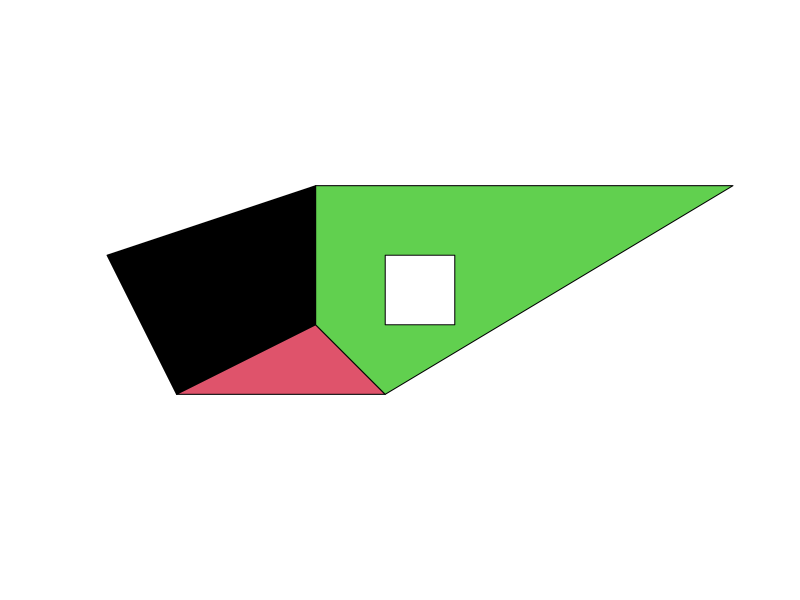
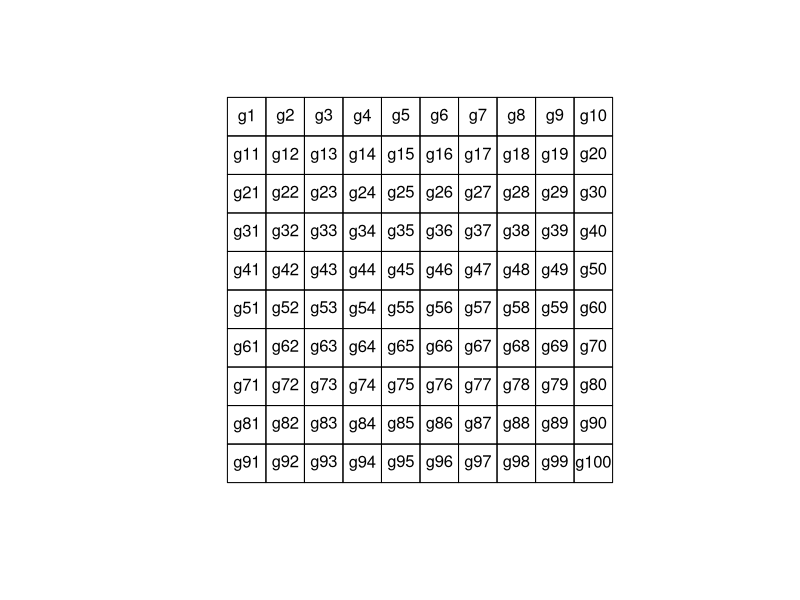

Here is the R script that generated these plots, in order:
library(sp)


### Name: SpatialPolygons-class
### Title: Class "SpatialPolygons"
### Aliases: SpatialPolygons-class [,SpatialPolygons-method
###   as.data.frame.SpatialPolygons
###   as.SpatialPolygonsDataFrame.SpatialPolygons
###   coerce,SpatialPolygons,SpatialPolygonsDataFrame-method
###   plot,SpatialPolygons,missing-method summary,SpatialPolygons-method
###   rbind.SpatialPolygons coerce,Polygons,Lines-method
###   coerce,SpatialPolygons,SpatialLines-method
###   coerce,deldir,SpatialPolygons-method row.names.SpatialPolygons
###   get_Polypath set_Polypath get_PolypathRule set_PolypathRule
### Keywords: classes

### ** Examples

# simple example, from vignette("sp"):
Sr1 = Polygon(cbind(c(2,4,4,1,2),c(2,3,5,4,2)))
Sr2 = Polygon(cbind(c(5,4,2,5),c(2,3,2,2)))
Sr3 = Polygon(cbind(c(4,4,5,10,4),c(5,3,2,5,5)))
Sr4 = Polygon(cbind(c(5,6,6,5,5),c(4,4,3,3,4)), hole = TRUE)

Srs1 = Polygons(list(Sr1), "s1")
Srs2 = Polygons(list(Sr2), "s2")
Srs3 = Polygons(list(Sr3, Sr4), "s3/4")
SpP = SpatialPolygons(list(Srs1,Srs2,Srs3), 1:3)
plot(SpP, col = 1:3, pbg="white")

grd <- GridTopology(c(1,1), c(1,1), c(10,10))
polys <- as(grd, "SpatialPolygons")
plot(polys)
text(coordinates(polys), labels=row.names(polys))
